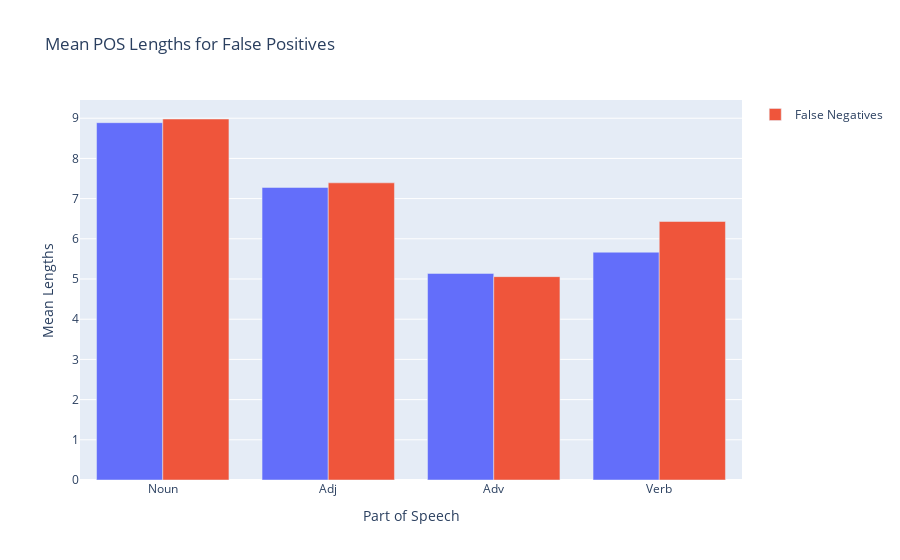

Write notebook code for a chart like this one.
### Code cell
# plot counts and lengths side by side in a bar graph in plotly express

mean_vals_FP = false_positives[['longest_noun', 'longest_adj', 'longest_adv', 'longest_verb']].mean()
mean_vals_FN = false_negatives[['longest_noun', 'longest_adj', 'longest_adv', 'longest_verb']].mean()

# Create a bar graph for the false positives and false negatives side by side in plotly express
x = ['Noun', 'Adj', 'Adv', 'Verb']
y_FP = [mean_vals_FP['longest_noun'], mean_vals_FP['longest_adj'], mean_vals_FP['longest_adv'], mean_vals_FP['longest_verb']]
y_FN = [mean_vals_FN['longest_noun'], mean_vals_FN['longest_adj'], mean_vals_FN['longest_adv'], mean_vals_FN['longest_verb']]

# Creating the figure
fig = px.bar(x=x, y=y_FP, labels={'x':'Part of Speech', 'y':'Mean Lengths'}, title='Mean POS Lengths for False Positives')

# Adding bars for False Negatives
fig.add_bar(x=x, y=y_FN, name='False Negatives')

# Setting barmode to group
fig.update_layout(barmode='group')

# Showing the figure
fig.show()

### Figure 1 — Plotly figure (JSON) as saved in the notebook; plotly's stock layout.template omitted (floating-point values rounded to 4 significant figures)
{"data": [{"alignmentgroup": "True", "hovertemplate": "Part of Speech=%{x}<br>Mean Lengths=%{y}<extra></extra>", "legendgroup": "", "marker": {"color": "#636efa", "pattern": {"shape": ""}}, "name": "", "offsetgroup": "", "orientation": "v", "showlegend": false, "textposition": "auto", "type": "bar", "x": ["Noun", "Adj", "Adv", "Verb"], "xaxis": "x", "y": [8.889, 7.278, 5.139, 5.667], "yaxis": "y"}, {"name": "False Negatives", "type": "bar", "x": ["Noun", "Adj", "Adv", "Verb"], "y": [8.98, 7.392, 5.059, 6.431]}], "layout": {"barmode": "group", "legend": {"tracegroupgap": 0}, "title": {"text": "Mean POS Lengths for False Positives"}, "xaxis": {"anchor": "y", "domain": [0, 1], "title": {"text": "Part of Speech"}}, "yaxis": {"anchor": "x", "domain": [0, 1], "title": {"text": "Mean Lengths"}}}}
